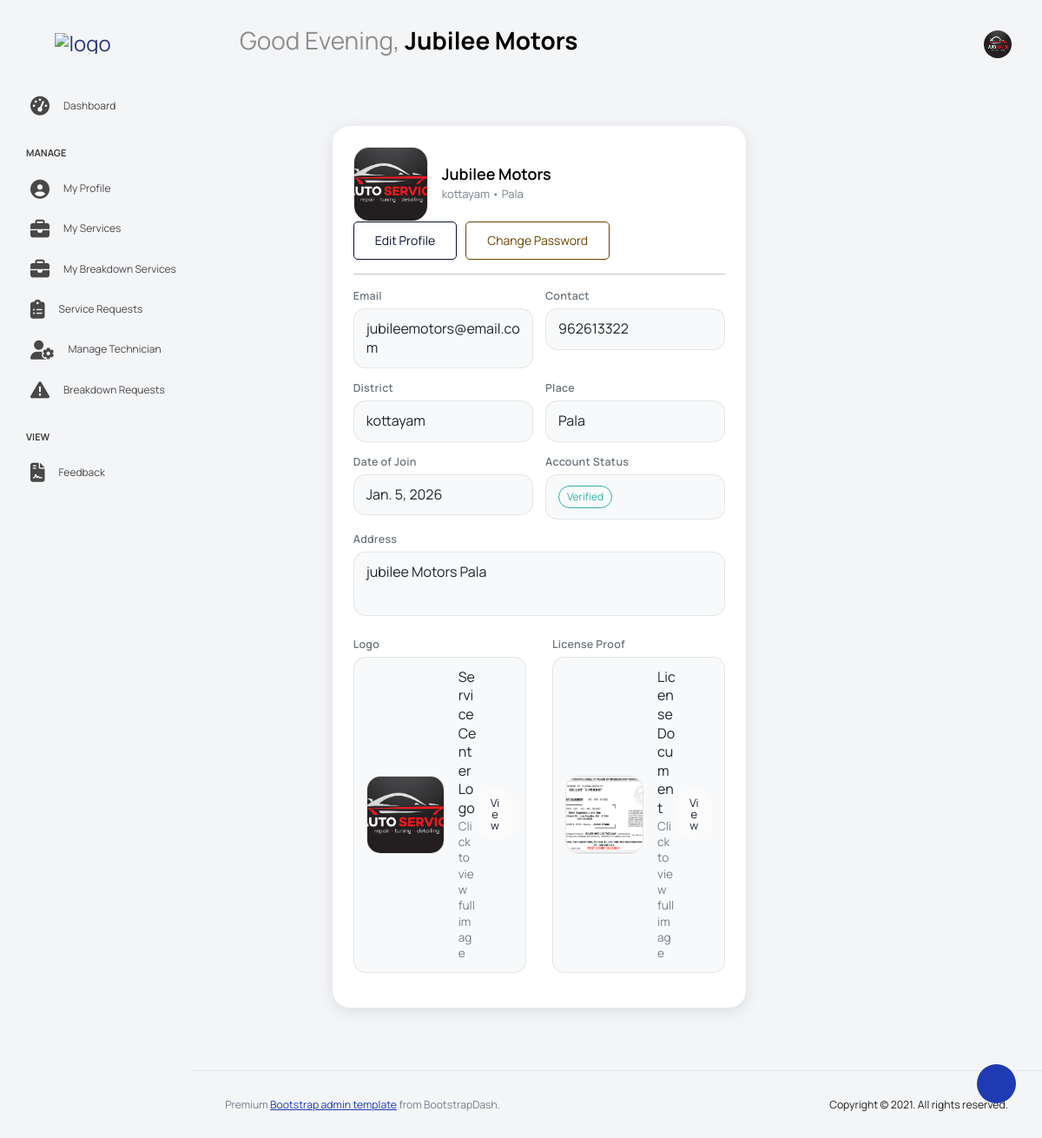
The page /ServiceCenter/Profile/ (signed in) on the database its author committed.
### Guest/models.py (models this page shows)
class tbl_servicecenter(models.Model):
    servicecenter_name=models.CharField(max_length=50)
    servicecenter_email=models.CharField(max_length=50)
    servicecenter_contact=models.CharField(max_length=50)
    servicecenter_address=models.CharField(max_length=50)
    servicecenter_logo=models.FileField(upload_to='Assets/ServicecenterDocs/')
    servicecenter_license=models.FileField(upload_to='Assets/ServicecenterDocs/')
    servicecenter_password=models.CharField(max_length=50)
    servicecenter_status=models.IntegerField(default=0)
    servicecenter_regdate=models.DateField(auto_now_add=True)
    place=models.ForeignKey(tbl_place,on_delete=models.CASCADE)

### Admin/models.py (models this page shows)
class tbl_place(models.Model):
    place_name=models.CharField(max_length=50)
    district=models.ForeignKey(tbl_district,on_delete=models.CASCADE)

class tbl_district(models.Model):
    district_name=models.CharField(max_length=50)

### ServiceCenter/views.py (the view)
# urls.py: path('Profile/',views.profile,name="profile"),
def profile(request):
     if 'cid' not in request.session:
      return redirect("Guest:Login")
     else:
        centerdata=tbl_servicecenter.objects.get(id=request.session['cid'])
        return render(request,"ServiceCenter/Profile.html",{'Data':centerdata})

### ServiceCenter/templates/ServiceCenter/Profile.html (shortened to what this page needs)
{% extends 'ServiceCenter/Head_service.html' %}
{% block content %}
<div class="main-panel">
  <div class="content-wrapper">
    <div class="row">
      <div class="col-lg-10 mx-auto grid-margin stretch-card">
        <div class="card">
          <div class="card-body">
            <div class="d-flex align-items-center justify-content-between flex-wrap mb-3">
              <div class="d-flex align-items-center">
                <div class="me-3">
                  <img src="{{ Data.servicecenter_logo.url }}" alt="logo" class="profile-avatar">
                </div>
                <div>
                  <h4 class="card-title mb-1">{{ Data.servicecenter_name }}</h4>
                  <p class="card-description mb-0">
                    {{ Data.place.district.district_name }} • {{ Data.place.place_name }}
                  </p>
                </div>
              </div>
              <div class="d-flex action-row mt-2 mt-md-0">
                <a href="{% url 'ServiceCenter:editprofile' %}" class="btn btn-outline-primary">
                  Edit Profile
                </a>
                <a href="{% url 'ServiceCenter:changepassword' %}" class="btn btn-outline-warning">
                  Change Password
                </a>
              </div>
            </div>
            <hr>
            <form method="post">
              <div class="info-grid mt-3">
                <div>
                  <div class="kv-label">Email</div>
                  <div class="kv-value">{{ Data.servicecenter_email }}</div>
                </div>
                <div>
                  <div class="kv-label">Contact</div>
                  <div class="kv-value">{{ Data.servicecenter_contact }}</div>
                </div>
                <div>
                  <div class="kv-label">District</div>
                  <div class="kv-value">{{ Data.place.district.district_name }}</div>
                </div>
                <div>
                  <div class="kv-label">Place</div>
                  <div class="kv-value">{{ Data.place.place_name }}</div>
                </div>
                <div>
                  <div class="kv-label">Date of Join</div>
                  <div class="kv-value">{{ Data.servicecenter_regdate }}</div>
                </div>
                <div>
                  <div class="kv-label">Account Status</div>
                  <div class="kv-value">
                    {% if Data.servicecenter_status == 1 %}
                      <span class="badge badge-success">Verified</span>
                    {% elif Data.servicecenter_status == 2 %}
                      <span class="badge badge-danger">Rejected</span>
                    {% else %}
                      <span class="badge badge-warning">Pending</span>
                    {% endif %}
                  </div>
                </div>
                <div style="grid-column: 1 / -1;">
                  <div class="kv-label">Address</div>
                  <div class="addr-box">{{ Data.servicecenter_address }}</div>
                </div>
              </div>
              <div class="row mt-4">
                <div class="col-md-6 mb-3">
                  <div class="kv-label">Logo</div>
                  <div class="kv-value d-flex align-items-center justify-content-between">
                    <div class="d-flex align-items-center">
                      <img src="{{ Data.servicecenter_logo.url }}" alt="logo" class="doc-thumb me-3">
                      <div>
                        <div class="fw-semibold">Service Center Logo</div>
                        <div class="text-muted" style="font-size:.85rem;">Click to view full image</div>
                      </div>
                    </div>
                    <a href="{{ Data.servicecenter_logo.url }}" target="_blank" class="btn btn-sm btn-light">
                      View
                    </a>
                  </div>
                </div>
                <div class="col-md-6 mb-3">
                  <div class="kv-label">License Proof</div>
                  <div class="kv-value d-flex align-items-center justify-content-between">
                    <div class="d-flex align-items-center">
                      <img src="{{ Data.servicecenter_license.url }}" alt="license" class="doc-thumb me-3">
                      <div>
                        <div class="fw-semibold">License Document</div>
                        <div class="text-muted" style="font-size:.85rem;">Click to view full image</div>
                      </div>
                    </div>
                    <a href="{{ Data.servicecenter_license.url }}" target="_blank" class="btn btn-sm btn-light">
                      View
                    </a>
                  </div>
                </div>
              </div>
            </form>
          </div>
        </div>
      </div>
    </div>
  </div>
</div>
{% endblock content %}

### ServiceCenter/templates/ServiceCenter/Head_service.html (shortened to what this page needs)
{% load static %}
<!DOCTYPE html>
<html lang="en">
<head>
  <link rel="stylesheet" href="{% static 'ServiceCenter/vendors/feather/feather.css' %}">
  <link rel="stylesheet" href="{% static 'ServiceCenter/vendors/mdi/css/materialdesignicons.min.css' %}">
  <link rel="stylesheet" href="{% static 'ServiceCenter/vendors/ti-icons/css/themify-icons.css' %}">
  <link rel="stylesheet" href="{% static 'ServiceCenter/vendors/typicons/typicons.css' %}">
  <link rel="stylesheet" href="{% static 'ServiceCenter/vendors/simple-line-icons/css/simple-line-icons.css' %}">
  <link rel="stylesheet" href="{% static 'ServiceCenter/vendors/css/vendor.bundle.base.css' %}">
  <link rel="stylesheet" href="{% static 'ServiceCenter/vendors/datatables.net-bs4/dataTables.bootstrap4.css' %}">
  <link rel="stylesheet" href="{% static 'ServiceCenter/js/select.dataTables.min.css' %}">
  <link rel="stylesheet" href="{% static 'ServiceCenter/css/vertical-layout-light/style.css' %}">
  <link rel="stylesheet" href="https://cdnjs.cloudflare.com/ajax/libs/font-awesome/6.5.0/css/all.min.css">
</head>
<body>
<div class="container-scroller">
  <nav class="navbar default-layout col-lg-12 col-12 p-0 fixed-top d-flex align-items-top flex-row">
    <div class="text-center navbar-brand-wrapper d-flex align-items-center justify-content-start">
      <div class="me-3">
        <button class="navbar-toggler navbar-toggler align-self-center" type="button" data-bs-toggle="minimize">
          <span class="icon-menu"></span>
        </button>
      </div>
      <div>
        <a class="navbar-brand brand-logo" href="{% url 'ServiceCenter:HomePage' %}">
          <img src="{% static 'ServiceCenter/images/GarageLive_logo.png' %}" alt="logo">
        </a>
      </div>
    </div>
    <div class="navbar-menu-wrapper d-flex align-items-top">
      <ul class="navbar-nav">
        <li class="nav-item font-weight-semibold ms-0">
          <h1 class="welcome-text">
            <span id="greeting"></span>,
            <span class="text-black fw-bold">{{ Data.servicecenter_name }}</span>
          </h1>
        </li>
      </ul>
      <ul class="navbar-nav ms-auto">
        <li class="nav-item dropdown user-dropdown">
          <a class="nav-link" id="UserDropdown" href="#" data-bs-toggle="dropdown" aria-expanded="false">
            <img class="img-xs rounded-circle" src="{{ Data.servicecenter_logo.url }}" alt="Profile image">
          </a>
        </li>
      </ul>
    </div>
  </nav>
  <div class="container-fluid page-body-wrapper">
    <div class="theme-setting-wrapper">
      <div id="settings-trigger"><i class="ti-settings"></i></div>
    </div>
    <nav class="sidebar sidebar-offcanvas" id="sidebar">
      <ul class="nav">
        <li class="nav-item">
          <a class="nav-link" href="{% url 'ServiceCenter:HomePage' %}">
            <i class="menu-icon fa-solid fa-tachometer-alt"></i>
            <span class="menu-title">Dashboard</span>
          </a>
        </li>
        <li class="nav-item nav-category">Manage</li>
        <li class="nav-item">
          <a class="nav-link" href="{% url 'ServiceCenter:profile' %}">
            <i class="menu-icon fa-solid fa-user-circle"></i>
            <span class="menu-title">My Profile</span>
          </a>
        </li>
        <li class="nav-item">
          <a class="nav-link" href="{% url 'ServiceCenter:myservices' %}">
            <i class="menu-icon fa-solid fa-briefcase"></i>
            <span class="menu-title">My Services</span>
          </a>
        </li>
         <li class="nav-item">
            <a class="nav-link" href="{% url 'ServiceCenter:my_breakdown_services' %}">
              <i class="menu-icon fa-solid fa-briefcase"></i>
              <span class="menu-title">My Breakdown Services</span>
            </a>
          </li>
        <li class="nav-item">
          <a class="nav-link" href="{% url 'ServiceCenter:service_request' %}">
            <i class="menu-icon fa-solid fa-clipboard-list"></i>
            <span class="menu-title">Service Requests</span>
          </a>
        </li>
        <li class="nav-item">
          <a class="nav-link" href="{% url 'ServiceCenter:technician' %}">
            <i class="menu-icon fa-solid fa-user-cog"></i>
            <span class="menu-title">Manage Technician</span>
          </a>
        </li>
          <li class="nav-item">
            <a class="nav-link" href="{% url 'ServiceCenter:breakdownrequest' %}">
              <i class="menu-icon fa-solid - fa-triangle-exclamation"></i>
              <span class="menu-title">Breakdown Requests</span>
            </a>
          </li>
        <li class="nav-item nav-category">View</li>
          <li class="nav-item">
            <a class="nav-link" href="{% url 'ServiceCenter:view_feedback' %}">
              <i class="menu-icon fa-solid fa-file-contract"></i>
              <span class="menu-title">Feedback</span>
            </a>
          </li>
      </ul>
    </nav>
    <div class="main-panel">
      <div class="content-wrapper">
        {% block content %}
        {% endblock content %}
      </div>
      <footer class="footer">
        <div class="d-sm-flex justify-content-center justify-content-sm-between">
          <span class="text-muted text-center text-sm-left d-block d-sm-inline-block">
            Premium <a href="https://www.bootstrapdash.com/" target="_blank">Bootstrap admin template</a> from BootstrapDash.
          </span>
          <span class="float-none float-sm-right d-block mt-1 mt-sm-0 text-center">
            Copyright © 2021. All rights reserved.
          </span>
        </div>
      </footer>
    </div>
  </div>
</div>
</body>
</html>

### ServiceCenter/templates/ServiceCenter/Profile.html (style rules this page uses)
.profile-avatar { width: 86px; height: 86px; border-radius: 18px; object-fit: cover; border: 1px solid rgba(0,0,0,.10); background: #fff; }
.doc-thumb { width: 90px; height: 90px; border-radius: 16px; object-fit: cover; border: 1px solid rgba(0,0,0,.10); background: #fff; }
.kv-label { font-size: .78rem; font-weight: 600; letter-spacing: .02em; color: #6c757d; margin-bottom: 6px; }
.kv-value { background: #f8f9fa; border: 1px solid rgba(0,0,0,.08); border-radius: 14px; padding: 12px 14px; color: #212529; line-height: 1.35; word-break: break-word; }
.addr-box { background: #f8f9fa; border: 1px solid rgba(0,0,0,.08); border-radius: 14px; padding: 12px 14px; min-height: 74px; color: #212529; line-height: 1.35; white-space: pre-wrap; }
.info-grid { display: grid; grid-template-columns: 1fr 1fr; gap: 14px; }
.action-row { gap: 10px; }

### rows shown on the page
tbl_servicecenter: servicecenter_name "Jubilee Motors", servicecenter_logo (picture), place.district.district_name "kottayam", place.place_name "Pala", servicecenter_email "jubileemotors@email.com", servicecenter_contact "962613322", servicecenter_regdate "Jan. 5, 2026", servicecenter_address "jubilee Motors Pala", servicecenter_license (picture)
